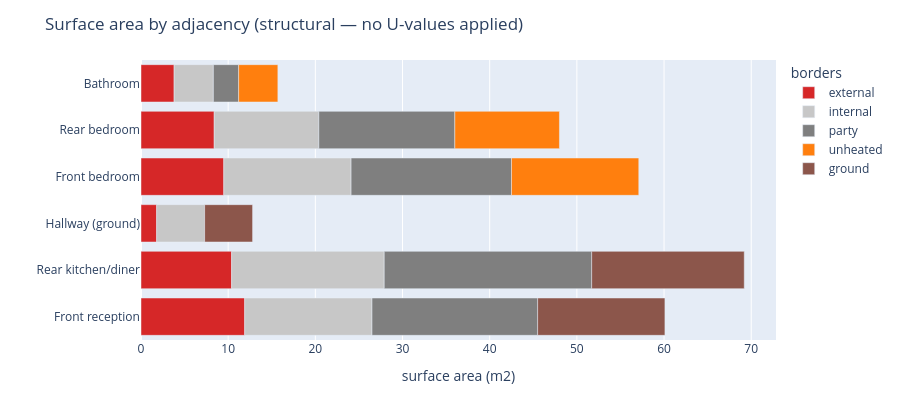

Notebook code for this chart:
### Markdown cell above
### 2b. Fabric makeup by adjacency

Surface **area** (m², not heat loss) per room, split by what each surface
borders. This shows the structure of the fabric model — how much external wall
vs party wall vs ground floor each room carries — without yet attaching
U-values. Party and internal areas are inert for heat loss; external, ground and
unheated are where Phase 1 will act.

### Code cell
recs = [
    {"room": r.name, "adjacency": s.adjacency.value, "area": s.area_m2}
    for r in house.rooms for s in r.surfaces
]
fabric = (
    pd.DataFrame(recs)
    .groupby(["room", "adjacency"], as_index=False)["area"].sum()
)
room_order = [r.name for r in house.rooms][::-1]   # top-to-bottom as in YAML

fig_fabric = px.bar(
    fabric, x="area", y="room", color="adjacency", orientation="h",
    category_orders={"room": room_order},
    color_discrete_map={
        "external": "#d62728", "ground": "#8c564b", "unheated": "#ff7f0e",
        "party": "#7f7f7f", "internal": "#c7c7c7",
    },
)
fig_fabric.update_layout(
    title="Surface area by adjacency (structural — no U-values applied)",
    xaxis_title="surface area (m2)", yaxis_title="",
    legend_title="borders", height=420,
)
fig_fabric.write_html(REPORTS / "house_fabric_makeup.html", **HTML_KW)
fig_fabric

### Figure 1 — Plotly figure (JSON) as saved in the notebook; plotly's stock layout.template omitted (floating-point values rounded to 4 significant figures)
{"data": [{"hovertemplate": "adjacency=external<br>area=%{x}<br>room=%{y}<extra></extra>", "legendgroup": "external", "marker": {"color": "#d62728", "pattern": {"shape": ""}}, "name": "external", "orientation": "h", "showlegend": true, "textposition": "auto", "type": "bar", "x": [3.8, 9.5, 11.9, 1.8, 8.4, 10.4], "xaxis": "x", "y": ["Bathroom", "Front bedroom", "Front reception", "Hallway (ground)", "Rear bedroom", "Rear kitchen/diner"], "yaxis": "y"}, {"hovertemplate": "adjacency=internal<br>area=%{x}<br>room=%{y}<extra></extra>", "legendgroup": "internal", "marker": {"color": "#c7c7c7", "pattern": {"shape": ""}}, "name": "internal", "orientation": "h", "showlegend": true, "textposition": "auto", "type": "bar", "x": [4.5, 14.6, 14.6, 5.5, 12.0, 17.5], "xaxis": "x", "y": ["Bathroom", "Front bedroom", "Front reception", "Hallway (ground)", "Rear bedroom", "Rear kitchen/diner"], "yaxis": "y"}, {"hovertemplate": "adjacency=party<br>area=%{x}<br>room=%{y}<extra></extra>", "legendgroup": "party", "marker": {"color": "#7f7f7f", "pattern": {"shape": ""}}, "name": "party", "orientation": "h", "showlegend": true, "textposition": "auto", "type": "bar", "x": [2.9, 18.4, 19.0, 15.6, 23.8], "xaxis": "x", "y": ["Bathroom", "Front bedroom", "Front reception", "Rear bedroom", "Rear kitchen/diner"], "yaxis": "y"}, {"hovertemplate": "adjacency=unheated<br>area=%{x}<br>room=%{y}<extra></extra>", "legendgroup": "unheated", "marker": {"color": "#ff7f0e", "pattern": {"shape": ""}}, "name": "unheated", "orientation": "h", "showlegend": true, "textposition": "auto", "type": "bar", "x": [4.5, 14.6, 12.0], "xaxis": "x", "y": ["Bathroom", "Front bedroom", "Rear bedroom"], "yaxis": "y"}, {"hovertemplate": "adjacency=ground<br>area=%{x}<br>room=%{y}<extra></extra>", "legendgroup": "ground", "marker": {"color": "#8c564b", "pattern": {"shape": ""}}, "name": "ground", "orientation": "h", "showlegend": true, "textposition": "auto", "type": "bar", "x": [14.6, 5.5, 17.5], "xaxis": "x", "y": ["Front reception", "Hallway (ground)", "Rear kitchen/diner"], "yaxis": "y"}], "layout": {"barmode": "relative", "height": 420, "legend": {"title": {"text": "borders"}, "tracegroupgap": 0}, "margin": {"t": 60}, "title": {"text": "Surface area by adjacency (structural — no U-values applied)"}, "xaxis": {"anchor": "y", "domain": [0, 1], "title": {"text": "surface area (m2)"}}, "yaxis": {"anchor": "x", "categoryarray": ["Front reception", "Rear kitchen/diner", "Hallway (ground)", "Front bedroom", "Rear bedroom", "Bathroom"], "categoryorder": "array", "domain": [0, 1], "title": {"text": ""}}}}
